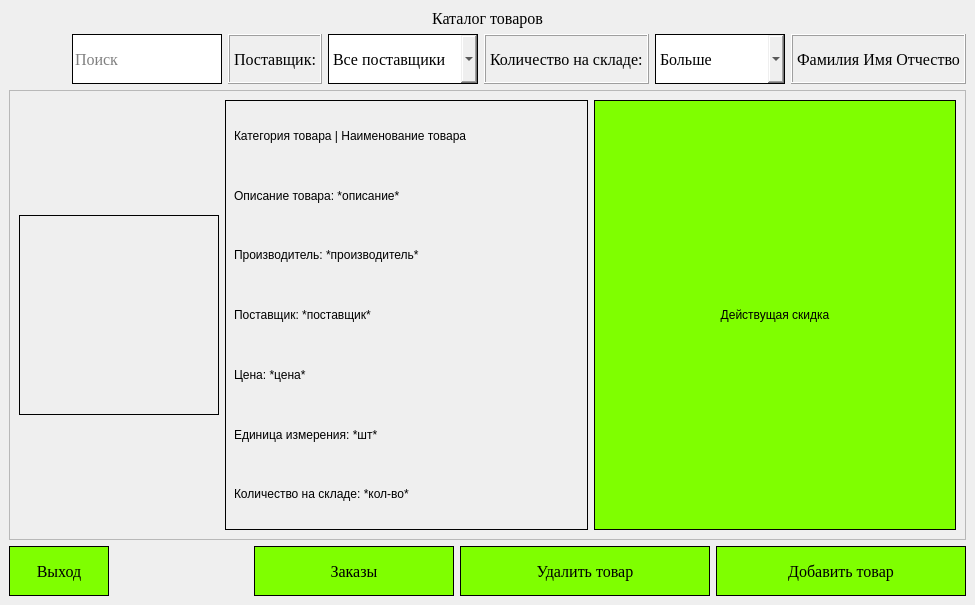
<?xml version="1.0" encoding="UTF-8"?>
<ui version="4.0">
 <class>ProductListAdministratorWindow</class>
 <widget class="QMainWindow" name="ProductListAdministratorWindow">
  <property name="geometry">
   <rect>
    <x>0</x>
    <y>0</y>
    <width>975</width>
    <height>605</height>
   </rect>
  </property>
  <property name="minimumSize">
   <size>
    <width>275</width>
    <height>0</height>
   </size>
  </property>
  <property name="font">
   <font>
    <family>Times New Roman</family>
    <pointsize>12</pointsize>
   </font>
  </property>
  <property name="windowTitle">
   <string>MainWindow</string>
  </property>
  <widget class="QWidget" name="centralwidget">
   <layout class="QGridLayout" name="gridLayout_2">
    <item row="4" column="0">
     <layout class="QHBoxLayout" name="horizontalLayout_3">
      <item>
       <widget class="QPushButton" name="exit_product_list">
        <property name="minimumSize">
         <size>
          <width>100</width>
          <height>50</height>
         </size>
        </property>
        <property name="maximumSize">
         <size>
          <width>100</width>
          <height>50</height>
         </size>
        </property>
        <property name="styleSheet">
         <string notr="true">QPushButton#exit_product_list{
    border: 1px solid #000; 
	background-color:#7FFF00;
}
QPushButton#exit_product_list:hover {
    background-color:#00FA9A;
}</string>
        </property>
        <property name="text">
         <string>Выход</string>
        </property>
       </widget>
      </item>
      <item>
       <spacer name="horizontalSpacer">
        <property name="orientation">
         <enum>Qt::Orientation::Horizontal</enum>
        </property>
        <property name="sizeHint" stdset="0">
         <size>
          <width>40</width>
          <height>20</height>
         </size>
        </property>
       </spacer>
      </item>
      <item>
       <widget class="QPushButton" name="orders">
        <property name="minimumSize">
         <size>
          <width>200</width>
          <height>0</height>
         </size>
        </property>
        <property name="maximumSize">
         <size>
          <width>200</width>
          <height>50</height>
         </size>
        </property>
        <property name="font">
         <font>
          <family>Times New Roman</family>
          <pointsize>12</pointsize>
         </font>
        </property>
        <property name="styleSheet">
         <string notr="true">QPushButton#orders{
    border: 1px solid #000; 
	background-color:#7FFF00;
}
QPushButton#orders:hover {
    background-color:#00FA9A;
}</string>
        </property>
        <property name="text">
         <string>Заказы</string>
        </property>
       </widget>
      </item>
      <item>
       <widget class="QPushButton" name="remove_product">
        <property name="minimumSize">
         <size>
          <width>250</width>
          <height>0</height>
         </size>
        </property>
        <property name="maximumSize">
         <size>
          <width>250</width>
          <height>50</height>
         </size>
        </property>
        <property name="styleSheet">
         <string notr="true">QPushButton#remove_product{
    border: 1px solid #000; 
	background-color:#7FFF00;
}
QPushButton#remove_product:hover {
    background-color:#00FA9A;
}</string>
        </property>
        <property name="text">
         <string>Удалить товар</string>
        </property>
       </widget>
      </item>
      <item>
       <widget class="QPushButton" name="add_product">
        <property name="minimumSize">
         <size>
          <width>250</width>
          <height>0</height>
         </size>
        </property>
        <property name="maximumSize">
         <size>
          <width>250</width>
          <height>50</height>
         </size>
        </property>
        <property name="styleSheet">
         <string notr="true">QPushButton#add_product{
    border: 1px solid #000; 
	background-color:#7FFF00;
}
QPushButton#add_product:hover {
    background-color:#00FA9A;
}</string>
        </property>
        <property name="text">
         <string>Добавить товар</string>
        </property>
       </widget>
      </item>
     </layout>
    </item>
    <item row="1" column="0">
     <layout class="QHBoxLayout" name="horizontalLayout">
      <item>
       <spacer name="horizontalSpacer_2">
        <property name="orientation">
         <enum>Qt::Orientation::Horizontal</enum>
        </property>
        <property name="sizeHint" stdset="0">
         <size>
          <width>40</width>
          <height>20</height>
         </size>
        </property>
       </spacer>
      </item>
      <item>
       <widget class="QLineEdit" name="search">
        <property name="minimumSize">
         <size>
          <width>150</width>
          <height>20</height>
         </size>
        </property>
        <property name="maximumSize">
         <size>
          <width>121212</width>
          <height>50</height>
         </size>
        </property>
        <property name="font">
         <font>
          <family>Times New Roman</family>
          <pointsize>12</pointsize>
         </font>
        </property>
        <property name="styleSheet">
         <string notr="true">QLineEdit#search{
    border: 1px solid #000; 
}
QLineEdit#search:focus {
    border: 1px solid#00FA9A;
}</string>
        </property>
        <property name="text">
         <string/>
        </property>
        <property name="frame">
         <bool>true</bool>
        </property>
        <property name="placeholderText">
         <string>Поиск</string>
        </property>
       </widget>
      </item>
      <item>
       <widget class="QLabel" name="label">
        <property name="maximumSize">
         <size>
          <width>16777215</width>
          <height>50</height>
         </size>
        </property>
        <property name="frameShape">
         <enum>QFrame::Shape::Box</enum>
        </property>
        <property name="frameShadow">
         <enum>QFrame::Shadow::Raised</enum>
        </property>
        <property name="text">
         <string>Поставщик:</string>
        </property>
       </widget>
      </item>
      <item>
       <widget class="QComboBox" name="dillers">
        <property name="minimumSize">
         <size>
          <width>150</width>
          <height>0</height>
         </size>
        </property>
        <property name="maximumSize">
         <size>
          <width>16777215</width>
          <height>50</height>
         </size>
        </property>
        <property name="font">
         <font>
          <family>Times New Roman</family>
          <pointsize>12</pointsize>
         </font>
        </property>
        <property name="toolTip">
         <string>&lt;html&gt;&lt;head/&gt;&lt;body&gt;&lt;p&gt;Все поставщики&lt;/p&gt;&lt;p&gt;&lt;br/&gt;&lt;/p&gt;&lt;/body&gt;&lt;/html&gt;</string>
        </property>
        <property name="styleSheet">
         <string notr="true">QComboBox#dillers{
    border: 1px solid #000; 
}
QComboBox#dillers:focus {
    border: 1px solid#00FA9A;
}</string>
        </property>
        <item>
         <property name="text">
          <string>Все поставщики</string>
         </property>
        </item>
       </widget>
      </item>
      <item>
       <widget class="QLabel" name="label_4">
        <property name="maximumSize">
         <size>
          <width>16777215</width>
          <height>50</height>
         </size>
        </property>
        <property name="frameShape">
         <enum>QFrame::Shape::Box</enum>
        </property>
        <property name="frameShadow">
         <enum>QFrame::Shadow::Raised</enum>
        </property>
        <property name="text">
         <string>Количество на складе:</string>
        </property>
       </widget>
      </item>
      <item>
       <widget class="QComboBox" name="storage">
        <property name="minimumSize">
         <size>
          <width>130</width>
          <height>0</height>
         </size>
        </property>
        <property name="maximumSize">
         <size>
          <width>16777215</width>
          <height>50</height>
         </size>
        </property>
        <property name="font">
         <font>
          <family>Times New Roman</family>
          <pointsize>12</pointsize>
         </font>
        </property>
        <property name="styleSheet">
         <string notr="true">QComboBox#storage{
    border: 1px solid #000; 
}
QComboBox#storage:focus {
    border: 1px solid#00FA9A;
}</string>
        </property>
        <item>
         <property name="text">
          <string>Больше</string>
         </property>
        </item>
        <item>
         <property name="text">
          <string>Меньше</string>
         </property>
        </item>
       </widget>
      </item>
      <item>
       <widget class="QLabel" name="label_2">
        <property name="minimumSize">
         <size>
          <width>175</width>
          <height>50</height>
         </size>
        </property>
        <property name="maximumSize">
         <size>
          <width>250</width>
          <height>50</height>
         </size>
        </property>
        <property name="frameShape">
         <enum>QFrame::Shape::Box</enum>
        </property>
        <property name="frameShadow">
         <enum>QFrame::Shadow::Raised</enum>
        </property>
        <property name="text">
         <string>Фамилия Имя Отчество</string>
        </property>
        <property name="alignment">
         <set>Qt::AlignmentFlag::AlignCenter</set>
        </property>
       </widget>
      </item>
     </layout>
    </item>
    <item row="3" column="0">
     <widget class="QScrollArea" name="scrollArea">
      <property name="widgetResizable">
       <bool>true</bool>
      </property>
      <widget class="QWidget" name="scrollAreaWidgetContents">
       <property name="geometry">
        <rect>
         <x>0</x>
         <y>0</y>
         <width>953</width>
         <height>410</height>
        </rect>
       </property>
       <layout class="QHBoxLayout" name="horizontalLayout_2">
        <item>
         <layout class="QVBoxLayout" name="verticalLayout">
          <item>
           <layout class="QVBoxLayout" name="verticalLayout_5">
            <item>
             <layout class="QVBoxLayout" name="verticalLayout_9">
              <item>
               <layout class="QVBoxLayout" name="verticalLayout_6">
                <item>
                 <layout class="QHBoxLayout" name="product_layout_5" stretch="0,1">
                  <item>
                   <layout class="QGridLayout" name="product_photo_layout_5">
                    <item row="0" column="0">
                     <widget class="QLabel" name="product_photo">
                      <property name="sizePolicy">
                       <sizepolicy hsizetype="Minimum" vsizetype="Minimum">
                        <horstretch>0</horstretch>
                        <verstretch>0</verstretch>
                       </sizepolicy>
                      </property>
                      <property name="minimumSize">
                       <size>
                        <width>200</width>
                        <height>200</height>
                       </size>
                      </property>
                      <property name="maximumSize">
                       <size>
                        <width>200</width>
                        <height>200</height>
                       </size>
                      </property>
                      <property name="styleSheet">
                       <string notr="true">QLabel#product_photo{
    border: 1px solid #000; 
}
QLabel#product_photo:hover {
    border: 2px solid #00FA9A;
}</string>
                      </property>
                      <property name="frameShape">
                       <enum>QFrame::Shape::Box</enum>
                      </property>
                      <property name="text">
                       <string/>
                      </property>
                      <property name="pixmap">
                       <pixmap>import/6.jpg</pixmap>
                      </property>
                      <property name="scaledContents">
                       <bool>true</bool>
                      </property>
                     </widget>
                    </item>
                   </layout>
                  </item>
                  <item>
                   <layout class="QGridLayout" name="sale_layout_5">
                    <property name="sizeConstraint">
                     <enum>QLayout::SizeConstraint::SetDefaultConstraint</enum>
                    </property>
                    <item row="1" column="1">
                     <widget class="QLabel" name="sale_5">
                      <property name="sizePolicy">
                       <sizepolicy hsizetype="Expanding" vsizetype="Expanding">
                        <horstretch>0</horstretch>
                        <verstretch>0</verstretch>
                       </sizepolicy>
                      </property>
                      <property name="layoutDirection">
                       <enum>Qt::LayoutDirection::LeftToRight</enum>
                      </property>
                      <property name="styleSheet">
                       <string notr="true">QLabel#sale_5{
    border: 1px solid #000; 
	background-color:#7FFF00
}
QLabel#sale_5:hover {
    border: 2px solid #00FA9A;
}</string>
                      </property>
                      <property name="frameShape">
                       <enum>QFrame::Shape::Box</enum>
                      </property>
                      <property name="text">
                       <string>Действущая скидка</string>
                      </property>
                      <property name="alignment">
                       <set>Qt::AlignmentFlag::AlignCenter</set>
                      </property>
                     </widget>
                    </item>
                    <item row="1" column="0">
                     <widget class="QWidget" name="widget_product" native="true">
                      <property name="styleSheet">
                       <string notr="true">QWidget#widget_product {
    border: 1px solid #000; 
}
QWidget#widget_product:hover {
    border: 2px solid #00FA9A;
}</string>
                      </property>
                      <layout class="QVBoxLayout" name="verticalLayout_2">
                       <item>
                        <layout class="QVBoxLayout" name="product_info_layout_5">
                         <item>
                          <widget class="QLabel" name="category_n_name_5">
                           <property name="sizePolicy">
                            <sizepolicy hsizetype="Expanding" vsizetype="Expanding">
                             <horstretch>0</horstretch>
                             <verstretch>0</verstretch>
                            </sizepolicy>
                           </property>
                           <property name="frameShape">
                            <enum>QFrame::Shape::NoFrame</enum>
                           </property>
                           <property name="text">
                            <string>Категория товара | Наименование товара</string>
                           </property>
                          </widget>
                         </item>
                         <item>
                          <layout class="QHBoxLayout" name="horizontalLayout_21">
                           <item>
                            <widget class="QLabel" name="description_5">
                             <property name="sizePolicy">
                              <sizepolicy hsizetype="Expanding" vsizetype="Expanding">
                               <horstretch>0</horstretch>
                               <verstretch>0</verstretch>
                              </sizepolicy>
                             </property>
                             <property name="frameShape">
                              <enum>QFrame::Shape::NoFrame</enum>
                             </property>
                             <property name="text">
                              <string>Описание товара: *описание*</string>
                             </property>
                            </widget>
                           </item>
                          </layout>
                         </item>
                         <item>
                          <layout class="QHBoxLayout" name="horizontalLayout_22">
                           <item>
                            <widget class="QLabel" name="creator_5">
                             <property name="sizePolicy">
                              <sizepolicy hsizetype="Expanding" vsizetype="Expanding">
                               <horstretch>0</horstretch>
                               <verstretch>0</verstretch>
                              </sizepolicy>
                             </property>
                             <property name="frameShape">
                              <enum>QFrame::Shape::NoFrame</enum>
                             </property>
                             <property name="text">
                              <string>Производитель: *производитель*</string>
                             </property>
                            </widget>
                           </item>
                          </layout>
                         </item>
                         <item>
                          <layout class="QHBoxLayout" name="horizontalLayout_23">
                           <item>
                            <widget class="QLabel" name="provider_5">
                             <property name="sizePolicy">
                              <sizepolicy hsizetype="Expanding" vsizetype="Expanding">
                               <horstretch>0</horstretch>
                               <verstretch>0</verstretch>
                              </sizepolicy>
                             </property>
                             <property name="frameShape">
                              <enum>QFrame::Shape::NoFrame</enum>
                             </property>
                             <property name="text">
                              <string>Поставщик: *поставщик*</string>
                             </property>
                            </widget>
                           </item>
                          </layout>
                         </item>
                         <item>
                          <layout class="QHBoxLayout" name="horizontalLayout_24">
                           <item>
                            <widget class="QLabel" name="price_5">
                             <property name="sizePolicy">
                              <sizepolicy hsizetype="Expanding" vsizetype="Expanding">
                               <horstretch>0</horstretch>
                               <verstretch>0</verstretch>
                              </sizepolicy>
                             </property>
                             <property name="frameShape">
                              <enum>QFrame::Shape::NoFrame</enum>
                             </property>
                             <property name="text">
                              <string>Цена: *цена*</string>
                             </property>
                            </widget>
                           </item>
                          </layout>
                         </item>
                         <item>
                          <layout class="QHBoxLayout" name="horizontalLayout_25">
                           <item>
                            <widget class="QLabel" name="metric_5">
                             <property name="sizePolicy">
                              <sizepolicy hsizetype="Expanding" vsizetype="Expanding">
                               <horstretch>0</horstretch>
                               <verstretch>0</verstretch>
                              </sizepolicy>
                             </property>
                             <property name="frameShape">
                              <enum>QFrame::Shape::NoFrame</enum>
                             </property>
                             <property name="text">
                              <string>Единица измерения: *шт*</string>
                             </property>
                            </widget>
                           </item>
                          </layout>
                         </item>
                         <item>
                          <layout class="QHBoxLayout" name="horizontalLayout_26">
                           <item>
                            <widget class="QLabel" name="quantity_5">
                             <property name="sizePolicy">
                              <sizepolicy hsizetype="Expanding" vsizetype="Expanding">
                               <horstretch>0</horstretch>
                               <verstretch>0</verstretch>
                              </sizepolicy>
                             </property>
                             <property name="frameShape">
                              <enum>QFrame::Shape::NoFrame</enum>
                             </property>
                             <property name="text">
                              <string>Количество на складе: *кол-во*</string>
                             </property>
                            </widget>
                           </item>
                          </layout>
                         </item>
                        </layout>
                       </item>
                      </layout>
                     </widget>
                    </item>
                   </layout>
                  </item>
                 </layout>
                </item>
               </layout>
              </item>
             </layout>
            </item>
           </layout>
          </item>
         </layout>
        </item>
       </layout>
      </widget>
     </widget>
    </item>
    <item row="0" column="0">
     <widget class="QLabel" name="label_3">
      <property name="text">
       <string>Каталог товаров</string>
      </property>
      <property name="alignment">
       <set>Qt::AlignmentFlag::AlignCenter</set>
      </property>
     </widget>
    </item>
   </layout>
  </widget>
  <widget class="QMenuBar" name="menubar">
   <property name="geometry">
    <rect>
     <x>0</x>
     <y>0</y>
     <width>975</width>
     <height>33</height>
    </rect>
   </property>
  </widget>
 </widget>
 <resources/>
 <connections/>
</ui>
